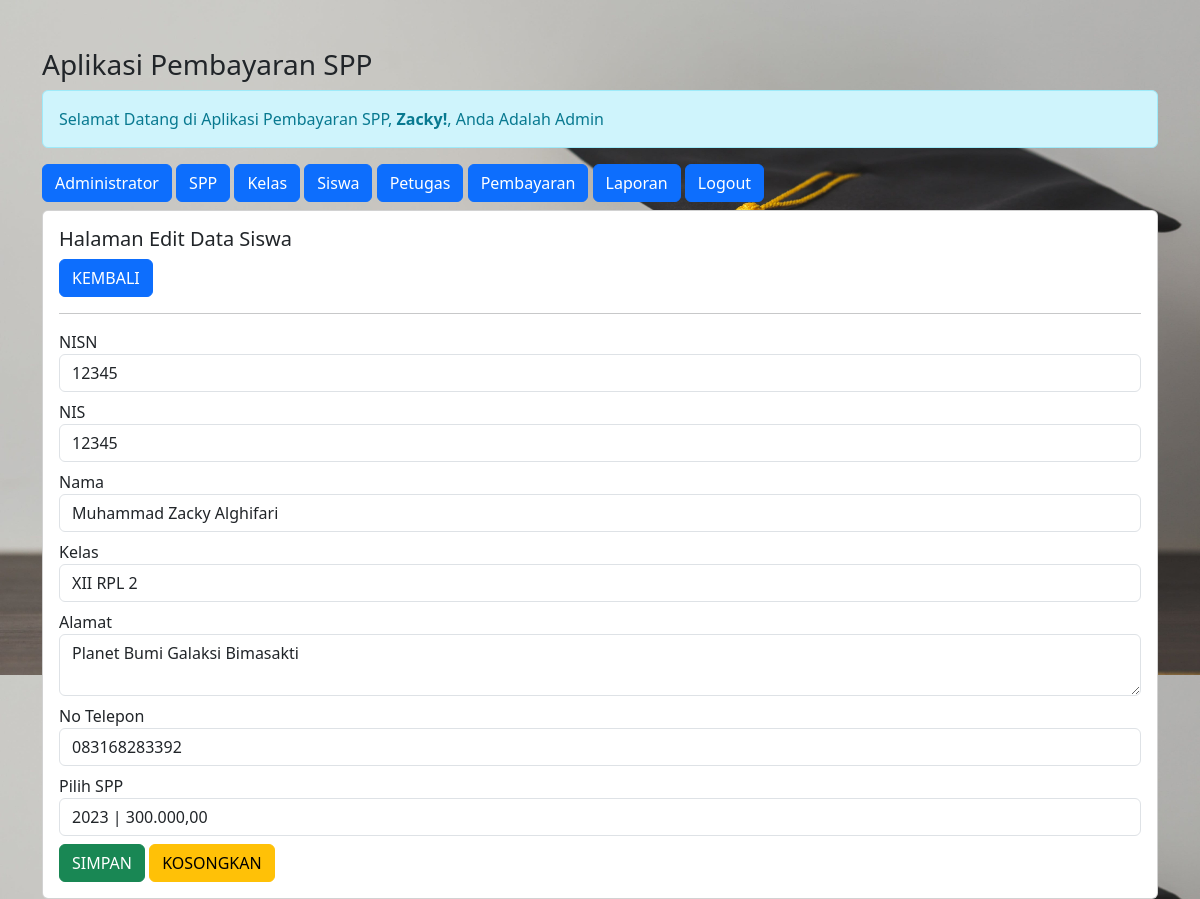
The page /admin/admin.php?url=edit-siswa&nisn=12345 (signed in) on the database its author committed.
### tables this page shows
CREATE TABLE `siswa` (
  `nisn` char(10) NOT NULL,
  `nis` char(8) NOT NULL,
  `nama` varchar(35) NOT NULL,
  `id_kelas` int(11) NOT NULL,
  `alamat` text NOT NULL,
  `no_telp` varchar(13) NOT NULL,
  `id_spp` int(11) NOT NULL
);

CREATE TABLE `kelas` (
  `id_kelas` int(11) NOT NULL,
  `nama_kelas` varchar(15) NOT NULL,
  `kompetensi_keahlian` varchar(50) NOT NULL
);

CREATE TABLE `spp` (
  `id_spp` int(11) NOT NULL,
  `tahun` int(11) NOT NULL,
  `nominal` int(11) NOT NULL
);

### admin/edit-siswa.php (the view, shortened to what this page needs)
<?php
$nisn = $_GET['nisn'];
include '../koneksi.php';
$sql = "SELECT * FROM siswa,spp,kelas WHERE siswa.id_kelas=kelas.id_kelas AND siswa.id_spp=spp.id_spp AND nisn = '$nisn'";
$query = mysqli_query($koneksi, $sql);
$data = mysqli_fetch_array($query);
?>
<h5>Halaman Edit Data Siswa</h5>
<a href="?url=siswa" class="btn btn-primary"> KEMBALI </a>
<hr>
<form method="post" action="?url=proses-edit-siswa&nisn=<?= $nisn; ?>">
    <div class="form-group mb-2">
        <label>NISN</label>
        <input value="<?= $data['nisn'] ?>" readonly type="number" name="nisn" class="form-control" required>
    </div>
    <div class="form-group mb-2">
        <label>NIS</label>
        <input value="<?= $data['nis'] ?>" type="number" name="nis" class="form-control" required>
    </div>
    <div class="form-group mb-2">
        <label>Nama</label>
        <input value="<?= $data['nama'] ?>" type="text" name="nama" class="form-control" required>
    </div>
    <div class="form-group mb-2">
        <label>Kelas</label>
        <select name="id_kelas" class="form-control" required>
            <option value="<?= $data['id_kelas'] ?>"><?= $data['nama_kelas'] ?></option>
        </select>
    </div>
    <div class="form-group mb-2">
        <label>Alamat</label>
        <textarea name="alamat" class="form-control" required><?= $data['alamat'] ?></textarea>
    </div>
    <div class="form-group mb-2">
        <label>No Telepon</label>
        <input value="<?= $data['no_telp'] ?>" type="number" name="no_telp" class="form-control" required>
    </div>
    <div class="form-group mb-2">
        <label>Pilih SPP</label>
        <select name="id_spp" class="form-control" required>
        <option value="<?= $data['id_spp'] ?>"> <?= $data['tahun']; ?> | <?= number_format($data['nominal'],2,',','.'); ?> </option>
        </select>
    </div>
    <div class="form-group">
        <button type="submit" class="btn btn-success"> SIMPAN </button>
        <button type="reset" class="btn btn-warning"> KOSONGKAN </button>
    </div>
</form>

### admin/admin.php (style rules this page uses)
body { background-image: url(../img/bg.jpg); background-size: 100%; }

### rows shown on the page
siswa: nisn "12345", nis "12345", nama "Muhammad Zacky Alghifari", id_kelas "XII RPL 2", alamat "Planet Bumi Galaksi Bimasakti", no_telp "083168283392", id_spp "2023 | 300.000,00"

### other values the page prints
$_SESSION['nama_petugas'] "Zacky"
